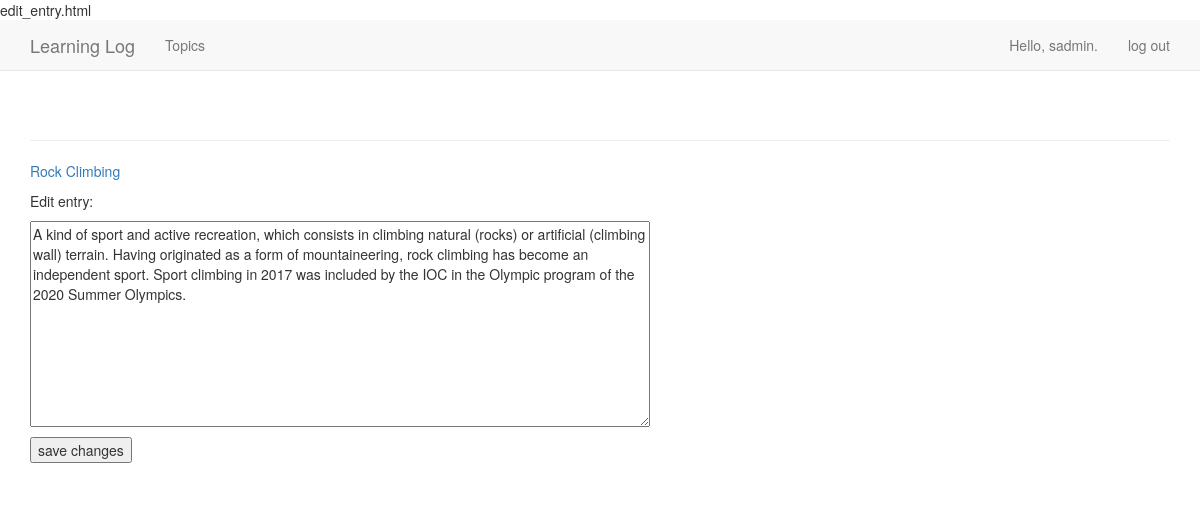
The page /edit_entry/2/ (signed in) on the database its author committed.
### learning_logs/models.py (models this page shows, shortened)
class Topic(models.Model):
    text = models.CharField(max_length=200)
    date_added = models.DateTimeField(auto_now_add=True)
    owner = models.ForeignKey(User, on_delete=models.CASCADE)
    def __str__(self):
        return self.text

class Entry(models.Model):
    topic = models.ForeignKey(Topic, on_delete=models.CASCADE)
    text = models.TextField()
    date_added = models.DateTimeField(auto_now_add=True)
    class Meta:
        verbose_name_plural = 'entries'

### learning_logs/views.py (the view)
# urls.py: url(r'^edit_entry/(?P<entry_id>\d+)/$', views.edit_entry, name='edit_entry'),
@login_required
def edit_entry(request, entry_id):
    entry = Entry.objects.get(id=entry_id)
    topic = entry.topic
    if topic.owner != request.user:
        raise Http404
    if request.method != 'POST':
        form = EntryForm(instance=entry)
    else:
        form = EntryForm(instance=entry, data=request.POST)
        if form.is_valid():
            form.save()
            return HttpResponseRedirect(reverse('learning_logs:topic',
                                                args=[topic.id]))
    context = {'entry': entry, 'topic': topic, 'form': form}
    return render(request, 'learning_logs/edit_entry.html', context)

### learning_logs/forms.py
class EntryForm(forms.ModelForm):
 class Meta:
     model = Entry
     fields = ['text']
     labels = {'text': ''}
     widgets = {'text': forms.Textarea(attrs={'cols': 80})}

### learning_logs/templates/learning_logs/edit_entry.html (shortened to what this page needs)
{% extends "learning_logs/base.html" %}
{% block content %}
 <p><a href="{% url 'learning_logs:topic' topic.id %}">{{ topic }}</a></p>
 <p>Edit entry:</p>
<form action="{% url 'learning_logs:edit_entry' entry.id %}" method='post'>
 {{ form.as_p }}
    <button name="submit">save changes</button>
 </form>
{% endblock content %}

### learning_logs/templates/learning_logs/base.html (shortened to what this page needs)
 {% load bootstrap3 %}
 <html lang="en">
  <head>
	  {% bootstrap_css %}
 </head>
  <body>
 <nav class="navbar navbar-default navbar-static-top">
 <div class="container">
	 <div class="navbar-header">
<a class="navbar-brand" href="{% url 'learning_logs:index' %}">
 Learning Log</a>
 </div>
<div id="navbar" class="navbar-collapse collapse">
	<ul class="nav navbar-nav">
		<li><a href="{% url 'learning_logs:topics' %}">Topics</a></li>
 </ul>
	<ul class="nav navbar-nav navbar-right">
		{% if user.is_authenticated %}
 <li><a>Hello, {{ user.username }}.</a></li>
 <li><a href="{% url 'users:logout' %}">log out</a></li>
 {% else %}
 <li><a href="{% url 'users:register' %}">register</a></li>
 <li><a href="{% url 'users:login' %}">log in</a></li>
 {% endif %}
		</ul>
 </div>
 </div>
 </nav>
<div class="container">
 <div class="page-header">
 </div>
 <div>
	 {% block content %}{% endblock content %}
 </div>
	</div>
 </body>
</html>

### rows shown on the page
Topic: text "Rock Climbing"
Entry: text "A kind of sport and active recreation, which consists in climbing natural (rocks) or artificial (climbing wall) terrain. Having originated as a form of mountaineering, rock climbing has become an independent sport. Sport climbing in 2017 was included by the IOC in the Olympic program of the 2020 Summer Olympics."

### other values the page prints
{{ user.username }} "sadmin"
